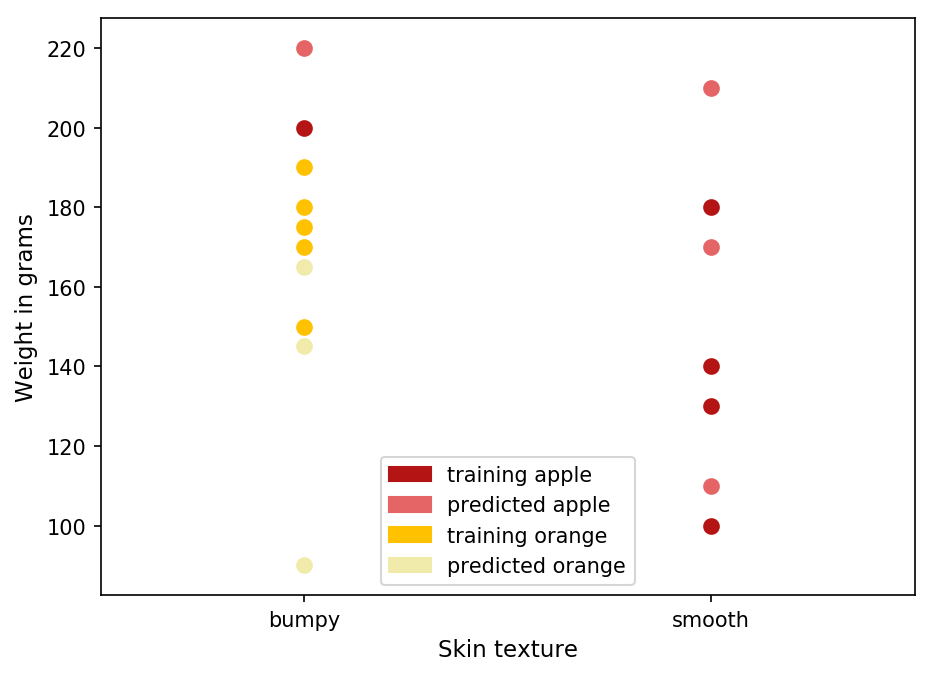

Write the Python code that produced this figure.
from sklearn import tree
from matplotlib import pyplot as plt
import matplotlib.patches as mpatches
import pylab

"""
Features:
    [weight in grams, skin texture]
skin texture:
    0 - bumpy
    1 - smooth
labels:
    0 - apple
    1 - orange
"""

# Learning dataset:
features = [[140, 1], [130, 1], [150, 0], [170, 0], [100, 1], [200, 0], [190, 0], [180, 0], [175, 0], [180, 1]]
labels = [0, 0, 1, 1, 0, 0, 1, 1, 1, 0]

# Data to be predicted:
new_fruits = [[165, 0], [145, 0], [170, 1], [110, 1], [90, 0], [210, 1], [220, 0]]

# Classifying algorithm:
classifier = tree.DecisionTreeClassifier(random_state=0)
classifier = classifier.fit(features, labels)
results = classifier.predict(new_fruits)
print(results)

# Plotting:
appleColour = '#B41414'
orangeColour = '#ffc100'
appleGuess = '#e56567'
orangeGuess = '#f0eaab'

figure = plt.figure(figsize=(7, 5))
figureSubplot = figure.add_subplot(1,1,1)

index = 0
for element in features:
    if labels[index] == 0:
        plt.scatter(element[1], element[0], color=appleColour, linewidth=2.0)
    else:
        plt.scatter(element[1], element[0], color=orangeColour, linewidth=2.0)
    index += 1

index = 0
for element in new_fruits:
    if results[index] == 0:
        plt.scatter(element[1], element[0], color=appleGuess, linewidth=2.0)
    else:
        plt.scatter(element[1], element[0], color=orangeGuess, linewidth=2.0)
    index += 1

figureSubplot.set(xticks=[0, 1], xticklabels=["bumpy", "smooth"])
plt.ylabel("Weight in grams", fontsize=11)
plt.xlabel("Skin texture", fontsize=11)
plt.xlim(-0.5, 1.5)

predicted_apple = mpatches.Patch(color=appleGuess, label='predicted apple')
predicted_orange = mpatches.Patch(color=orangeGuess, label='predicted orange')
apple = mpatches.Patch(color=appleColour, label='training apple')
orange = mpatches.Patch(color=orangeColour, label='training orange')
plt.legend(handles=[apple, predicted_apple, orange, predicted_orange])

filename = 'apples-and-oranges.png'
plt.savefig(filename, dpi = 150, bbox_inches='tight')
pylab.show()
plt.close()
